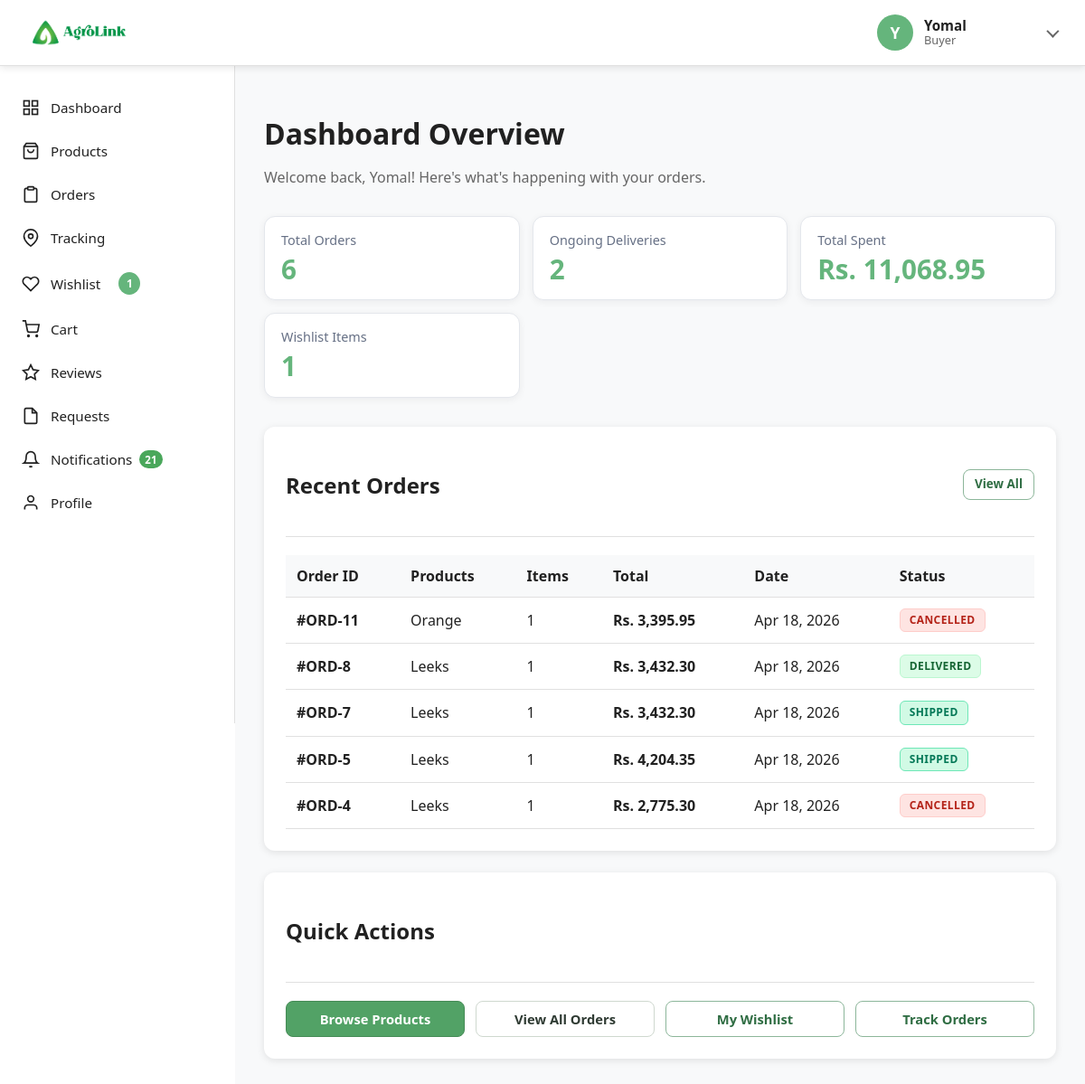
The page /buyerDashboard (signed in) on the database its author committed.
### tables this page shows
CREATE TABLE `orders` (
  `id` int(11) NOT NULL,
  `buyer_id` int(11) NOT NULL,
  `total_amount` decimal(10,2) NOT NULL COMMENT 'Product total before shipping',
  `shipping_cost` decimal(10,2) NOT NULL DEFAULT 0.00,
  `order_total` decimal(10,2) NOT NULL COMMENT 'Total including shipping',
  `payment_status` enum('pending','paid','failed') NOT NULL DEFAULT 'pending',
  `total_weight_kg` decimal(10,2) NOT NULL DEFAULT 0.00 COMMENT 'Total weight of all items in kg',
  `delivery_address` text NOT NULL,
  `delivery_city` varchar(100) NOT NULL,
  `delivery_district_id` int(11) DEFAULT NULL,
  `delivery_town_id` int(11) DEFAULT NULL,
  `delivery_phone` varchar(20) NOT NULL,
  `status` enum('pending_payment','pending','confirmed','processing','shipped','delivered','cancelled') DEFAULT 'pending_payment',
  `created_at` timestamp NOT NULL DEFAULT current_timestamp(),
  `updated_at` timestamp NOT NULL DEFAULT current_timestamp() ON UPDATE current_timestamp()
);

CREATE TABLE `order_items` (
  `id` int(11) NOT NULL,
  `order_id` int(11) NOT NULL,
  `product_id` int(11) NOT NULL,
  `product_name` varchar(255) NOT NULL,
  `product_price` decimal(10,2) NOT NULL,
  `quantity` int(11) NOT NULL,
  `item_weight_kg` decimal(10,2) NOT NULL DEFAULT 0.00 COMMENT 'Total weight of items in kg',
  `farmer_id` int(11) NOT NULL,
  `created_at` timestamp NOT NULL DEFAULT current_timestamp()
);

### app/controllers/buyer/BuyerDashboardController.php (called while the page is built, shortened)
<?php
class BuyerDashboardController
{
    private $cartModel;
    private $wishlistModel;
    private $orderModel;
    public function __construct()
    {
        $this->cartModel = new CartModel();
        $this->wishlistModel = new WishlistModel();
        $this->orderModel = new OrderModel();
    }
    public function index()
    {
        $user_id = authUserId();
        $cartItemCount = $this->cartModel->getCartItemCount($user_id);
        $productModel = new ProductsModel();
        $products = $productModel->getWithFarmerDetails();
        $wishlistItems = $this->wishlistModel->getByUserId($user_id);
        $orders = $this->orderModel->getOrdersByBuyer($user_id);
        usort($orders, function ($a, $b) {
            $aTs = strtotime((string)($a->created_at ?? '')) ?: 0;
            $bTs = strtotime((string)($b->created_at ?? '')) ?: 0;
            if ($aTs === $bTs) {
                return ((int)($b->id ?? 0)) <=> ((int)($a->id ?? 0));
            }
            return $bTs <=> $aTs;
        });
        $totalOrders = count($orders);
        $ongoingDeliveries = 0;
        $totalSpent = 0;
        foreach ($orders as $order) {
            if (in_array($order->status, ['processing', 'ready_for_pickup', 'shipped'], true)) {
                $ongoingDeliveries++;
            }
            $paymentStatus = strtolower((string)($order->payment_status ?? 'pending'));
            if ($paymentStatus === 'paid' && $order->status !== 'cancelled' && $order->status !== 'rejected') {
                $totalSpent += floatval($order->order_total);
            }
        }
        $ordersWithItems = [];
        foreach ($orders as $order) {
            $orderItems = $this->orderModel->getOrderItems($order->id);
            $ordersWithItems[] = [
                'order' => $order,
                'items' => $orderItems
            ];
        }
        $trackingRows = $this->orderModel->getDeliveryTrackingByBuyer($user_id);
        $data = [
            'pageTitle' => 'Dashboard',
            'activePage' => 'dashboard',
            'username' => authUserName(),
            'cartItemCount' => $cartItemCount,
            'products' => $products ?: [],
            'wishlistItems' => $wishlistItems ?: [],
            'orders' => $ordersWithItems,
            'trackingRows' => $trackingRows,
            'totalOrders' => $totalOrders,
            'ongoingDeliveries' => $ongoingDeliveries,
            'totalSpent' => $totalSpent,
            'wishlistCount' => count($wishlistItems),
            'pageStyles' => 'dashboard.css',
            'pageScript' => 'buyerDashboard.js?v=' . time(),
            'contentView' => 'buyer/buyerDashboard.view.php'
        ];
        $this->view('buyer/buyerSidebar', $data);
    }
}

### app/core/app.php (called while the page is built, shortened)
<?php
class App
{
    private $method = 'index';
    private function splitURL()
    {
        $URL = $_GET['url'] ?? 'home';
        $URL = explode("/", trim($URL, "/"));
        return ($URL);
    }
    public function loadController()
    {
        $URL = $this->splitURL();
        $filename = "../app/controllers/" . ucfirst($URL[0]) . "Controller.php";
        if (file_exists($filename)) {
            require $filename;
            $this->controller = ucfirst($URL[0]) . 'Controller';
            unset($URL[0]);
        } else {
            $roles = ['admin', 'buyer', 'farmer', 'transporter'];
            foreach ($roles as $role) {
                $baseName = ucfirst($URL[0]);
                $roleController = "../app/controllers/{$role}/" . $baseName . "Controller.php";
                $actualFile = null;
                if (file_exists($roleController)) {
                    $actualFile = $roleController;
                }
                if ($actualFile && file_exists($actualFile)) {
                    unset($URL[0]);
                    break;
                }
            }
        }
        $controller = new $this->controller;
        call_user_func_array([$controller, $this->method], $URL);
    }
}

### public/index.php (called while the page is built, shortened)
<?php
require "../app/core/init.php";
$app = new App;
$app->loadController();

### app/core/init.php (called while the page is built, shortened)
<?php
spl_autoload_register(function ($classname) {
    $filename = "../app/models/" . ucfirst($classname) . ".php";
    if (file_exists($filename)) {
        return;
    }
    $modelFilename = "../app/models/" . ucfirst($classname) . "Model.php";
    $roles = ['admin', 'buyer', 'farmer', 'transporter'];
    foreach ($roles as $role) {
        $roleFile = "../app/models/{$role}/" . ucfirst($classname) . ".php";
        if (file_exists($roleFile)) {
            return;
        }
        $roleModelFile = "../app/models/{$role}/" . ucfirst($classname) . "Model.php";
    }
});
require 'AuthHelper.php';
require 'Database.php';
require 'app.php';

### app/core/Database.php (called while the page is built, shortened)
<?php
trait Database
{
    private function connect()
    {
        if (isset($GLOBALS['__AGROLINK_DB_CONNECTION']) && $GLOBALS['__AGROLINK_DB_CONNECTION'] instanceof PDO) {
            return $GLOBALS['__AGROLINK_DB_CONNECTION'];
        }
        $host = (string)DBHOST;
        $string = "mysql:host=" . $host . ";dbname=" . DBNAME . ";charset=utf8mb4";
        try {
            $con = new PDO($string, DBUSER, DBPASS);
        } catch (PDOException $e) {
            if ($host === 'localhost') {
                $fallback = "mysql:host=127.0.0.1;dbname=" . DBNAME . ";charset=utf8mb4";
                $con = new PDO($fallback, DBUSER, DBPASS);
            } else {
                throw $e;
            }
        }
        $con->setAttribute(PDO::ATTR_ERRMODE, PDO::ERRMODE_EXCEPTION);
        $con->setAttribute(PDO::ATTR_DEFAULT_FETCH_MODE, PDO::FETCH_OBJ);
        return $con;
    }
    public function query($query, $data = [])
    {
        try {
            $con = $this->connect();
            $stm = $con->prepare($query);
            $check = $stm->execute($data);
            if ($check) {
                $result = $stm->fetchAll(PDO::FETCH_OBJ);
                if (is_array($result) && count($result)) {
                    return $result;
                }
            }
        } catch (PDOException $e) {
            error_log("Query Error: " . $e->getMessage());
        }
        return false;
    }
}

### app/models/buyer/OrderModel.php (called while the page is built, shortened)
<?php
class OrderModel
{
    protected $table = 'orders';
    protected $orderItemsTable = 'order_items';
    public function getOrderItems($orderId)
    {
        $sql = "SELECT oi.*, p.image as product_image, u.name as farmer_name
                FROM {$this->orderItemsTable} oi
                LEFT JOIN products p ON oi.product_id = p.id
                LEFT JOIN users u ON oi.farmer_id = u.id
                WHERE oi.order_id = :order_id";
        $result = $this->query($sql, ['order_id' => $orderId]);
        return is_array($result) ? $result : [];
    }
    public function getOrdersByBuyer($buyerId)
    {
        $sql = "SELECT o.*,
                (SELECT COUNT(*) FROM {$this->orderItemsTable} WHERE order_id = o.id) as item_count
                FROM {$this->table} o
                WHERE o.buyer_id = :buyer_id
                ORDER BY o.created_at DESC";
        $result = $this->query($sql, ['buyer_id' => $buyerId]);
        return is_array($result) ? $result : [];
    }
}

### app/core/AuthHelper.php (called while the page is built, shortened)
<?php
function authSyncFromLegacySession(): void
{
    $hasLegacyUser = isset($_SESSION['USER']);
    $nameMissing = empty($_SESSION['user_name']);
    if (!empty($_SESSION['logged_in']) && !empty($_SESSION['user_id']) && !empty($_SESSION['role'])) {
        if (!$hasLegacyUser || !$nameMissing) {
            return;
        }
    }
}
function authUserId(): int
{
    return (int)($_SESSION['user_id'] ?? 0);
}

### app/models/buyer/WishlistModel.php (called while the page is built, shortened)
<?php
class WishlistModel
{
    protected $table = 'wishlist';
    private function supportsProductSoftDelete(): bool
    {
        $result = $this->query("SHOW COLUMNS FROM products LIKE 'deleted_at'");
        $this->hasProductDeletedAtColumn = is_array($result) && !empty($result);
        return $this->hasProductDeletedAtColumn;
    }
    public function countByUser($user_id)
    {
        if ($this->supportsProductSoftDelete()) {
            $sql = "SELECT COUNT(*) as total
                FROM {$this->table} w
                INNER JOIN products p ON p.id = w.product_id
                WHERE w.user_id = :user_id
                AND p.deleted_at IS NULL";
        } else {
            $sql = "SELECT COUNT(*) as total FROM {$this->table} WHERE user_id = :user_id";
        }
        $result = $this->query($sql, ['user_id' => $user_id]);
        if (is_array($result) && count($result) && isset($result[0]->total)) {
            return (int)$result[0]->total;
        }
        return 0;
    }
}

### app/views/buyer/buyerDashboard.view.php (the view, shortened to what this page needs)
<div id="dashboard-section" class="content-section buyer-dashboard-overview">
    <div class="content-header">
        <h1 class="content-title">Dashboard Overview</h1>
        <p class="content-subtitle">Welcome back, <?= htmlspecialchars($username) ?>! Here's what's happening with your orders.</p>
    </div>
    <div class="dashboard-stats buyer-dashboard-stats">
        <div class="stat-card buyer-dashboard-stat-card">
            <div class="stat-label">Total Orders</div>
            <div class="stat-number buyer-dashboard-stat-number"><?= $totalOrders ?? 0 ?></div>
        </div>
        <div class="stat-card buyer-dashboard-stat-card">
            <div class="stat-label">Ongoing Deliveries</div>
            <div class="stat-number buyer-dashboard-stat-number"><?= $ongoingDeliveries ?? 0 ?></div>
        </div>
        <div class="stat-card buyer-dashboard-stat-card">
            <div class="stat-label">Total Spent</div>
            <div class="stat-number buyer-dashboard-stat-number">Rs. <?= number_format($totalSpent ?? 0, 2) ?></div>
        </div>
        <div class="stat-card buyer-dashboard-stat-card">
            <div class="stat-label">Wishlist Items</div>
            <div class="stat-number buyer-dashboard-stat-number"><?= $wishlistCount ?? 0 ?></div>
        </div>
    </div>
    <div class="content-card buyer-dashboard-recent-orders-card">
        <div class="card-header">
            <h3 class="card-title">Recent Orders</h3>
            <button class="btn btn-outline btn-sm" onclick="window.location.href='<?= ROOT ?>/buyerorders'">View All</button>
        </div>
        <div class="card-content">
            <div class="table-responsive">
                <table>
                    <thead>
                        <tr>
                            <th>Order ID</th>
                            <th>Products</th>
                            <th>Items</th>
                            <th>Total</th>
                            <th>Date</th>
                            <th>Status</th>
                        </tr>
                    </thead>
                    <tbody>
                        <?php if (!empty($orders) && count($orders) > 0): ?>
                            <?php foreach (array_slice($orders, 0, 5) as $orderData): ?>
                                <?php
                                $order = $orderData['order'];
                                $items = $orderData['items'];
                                $orderDate = date('M d, Y', strtotime($order->created_at));
                                $statusClass = strtolower($order->status);
                                ?>
                                <tr>
                                    <td><strong>#ORD-<?= $order->id ?></strong></td>
                                    <td>
                                        <?php
                                        $productNames = array_slice(array_map(function ($item) {
                                            return htmlspecialchars($item->product_name);
                                        }, $items), 0, 2);
                                        echo implode(', ', $productNames);
                                        ?>
                                    </td>
                                    <td><?= $order->item_count ?? count($items) ?></td>
                                    <td><strong>Rs. <?= number_format($order->order_total, 2) ?></strong></td>
                                    <td><?= $orderDate ?></td>
                                    <td><span class="order-status <?= $statusClass ?>"><?= strtoupper(str_replace('_', ' ', (string)$order->status)) ?></span></td>
                                </tr>
                            <?php endforeach; ?>
                        <?php endif; ?>
                    </tbody>
                </table>
            </div>
        </div>
    </div>
    <div class="content-card buyer-dashboard-quick-actions-card">
        <div class="card-header">
            <h3 class="card-title">Quick Actions</h3>
        </div>
        <div class="card-content">
            <div class="buyer-dashboard-quick-actions-grid">
                <button class="btn btn-primary buyer-dashboard-quick-btn" onclick="window.location.href='<?= ROOT ?>/buyerproducts'">Browse Products</button>
                <button class="btn btn-secondary buyer-dashboard-quick-btn" onclick="window.location.href='<?= ROOT ?>/buyerorders'">View All Orders</button>
                <button class="btn btn-outline buyer-dashboard-quick-btn" onclick="window.location.href='<?= ROOT ?>/wishlist'">My Wishlist</button>
                <button class="btn btn-outline buyer-dashboard-quick-btn" onclick="window.location.href='<?= ROOT ?>/buyertracking'">Track Orders</button>
            </div>
        </div>
    </div>
</div>

### public/assets/css/buyer/dashboard.css (style rules this page uses)
.buyer-dashboard-overview .buyer-dashboard-stats { gap: 14px; }
.buyer-dashboard-overview .buyer-dashboard-stat-card { padding: 16px 18px; border: 1px solid #e4e7ec; box-shadow: 0 2px 8px rgba(16, 24, 40, 0.06); display: flex; flex-direction: column; gap: 6px; }
.buyer-dashboard-overview .buyer-dashboard-stat-number { font-size: 1.85rem; line-height: 1.15; margin-bottom: 0; }
.buyer-dashboard-overview .buyer-dashboard-stat-card .stat-label { font-size: 0.9rem; color: #667085; }
.buyer-dashboard-overview .buyer-dashboard-recent-orders-card .order-status { border-radius: 6px; padding: 5px 10px; letter-spacing: 0.4px; }
.buyer-dashboard-overview .buyer-dashboard-quick-actions-grid { display: flex; width: 100%; gap: 12px; justify-content: space-between; align-items: stretch; }
.buyer-dashboard-overview .buyer-dashboard-quick-btn { flex: 1 1 0; width: auto; max-width: none; min-width: 0; padding: 10px 16px; justify-content: center; }

### rows shown on the page
orders: id "11", item_count "1", order_total "3,395.95", created_at "Apr 18, 2026", status "CANCELLED"
order_items: product_name "Orange"
orders: id "8", item_count "1", order_total "3,432.30", created_at "Apr 18, 2026", status "DELIVERED"
order_items: product_name "Leeks"
orders: id "7", item_count "1", order_total "3,432.30", created_at "Apr 18, 2026", status "SHIPPED"
order_items: product_name "Leeks"
orders: id "5", item_count "1", order_total "4,204.35", created_at "Apr 18, 2026", status "SHIPPED"
order_items: product_name "Leeks"
orders: id "4", item_count "1", order_total "2,775.30", created_at "Apr 18, 2026", status "CANCELLED"
order_items: product_name "Leeks"

### other values the page prints
$userRole !== '' ? $userRole : 'User' "Buyer"
$wishlistCount "1"
$notificationUnreadCount "21"
$username "Yomal"
$totalOrders "6"
$ongoingDeliveries "2"
$totalSpent "11,068.95"
